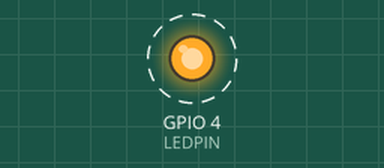
The program below on a simulated Raspberry Pi (BCM pin numbers). Shown: output pins drawn as LEDs (lit = HIGH). Dashed ring = blinking.

Above: at 0.5 s.
Timing chart, 0 to 4.6 s (numbered marks = the images above):
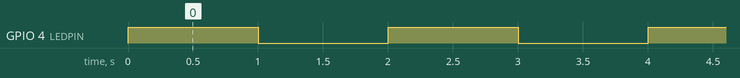

The program:

led.py
```python
# coding: utf-8
#
# FaBo Brick Sample
#
# brick_analog_led
#

import RPi.GPIO as GPIO
import time

LEDPIN = 4

GPIO.setwarnings(False)
GPIO.setmode( GPIO.BCM )
GPIO.setup( LEDPIN, GPIO.OUT )

while True:
	GPIO.output( LEDPIN, True )
	time.sleep( 1.0 )
	GPIO.output( LEDPIN, False )
	time.sleep( 1.0 )
```

Measured:
- by itself, GPIO 4 (LEDPIN): alternates HIGH for 1.0 s and LOW for 1.0 s
